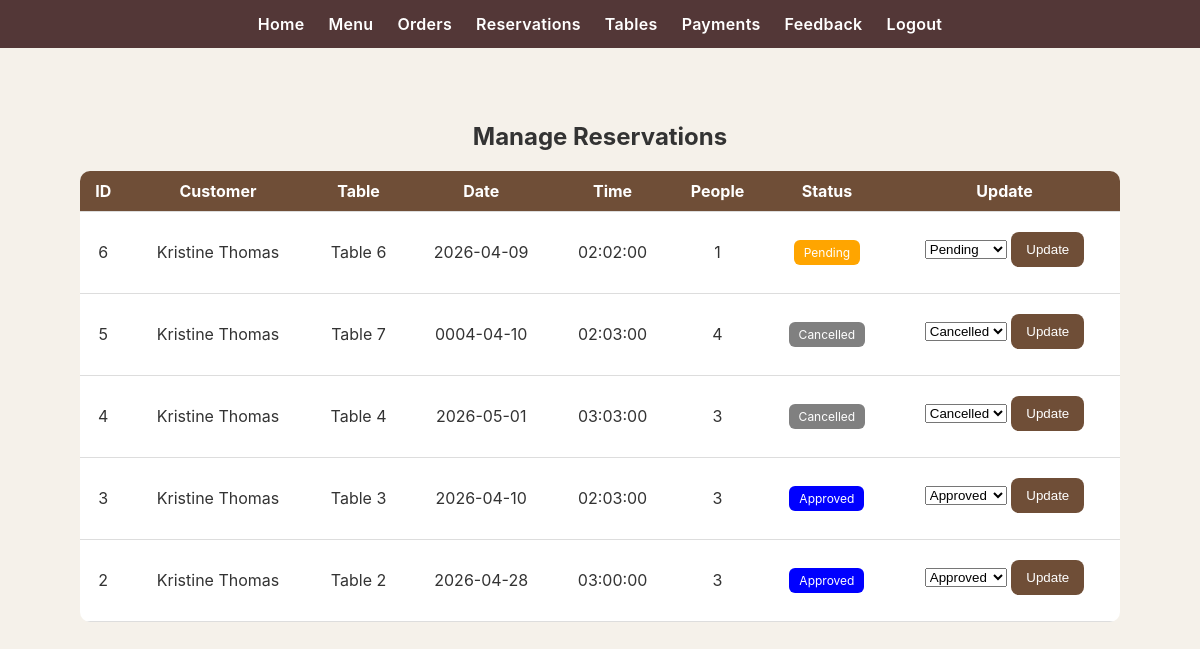
The page /admin/reservations.php on the database its author committed.
### tables this page shows
CREATE TABLE `reservations` (
  `id` int(11) NOT NULL AUTO_INCREMENT,
  `user_id` int(11) DEFAULT NULL,
  `table_id` int(11) DEFAULT NULL,
  `date` date DEFAULT NULL,
  `time` time DEFAULT NULL,
  `people` int(11) DEFAULT NULL,
  `amount` int(11) DEFAULT NULL,
  `status` varchar(20) DEFAULT NULL,
  `expire_time` datetime DEFAULT NULL,
  PRIMARY KEY (`id`)
);

CREATE TABLE `users` (
  `id` int(11) NOT NULL AUTO_INCREMENT,
  `name` varchar(100) DEFAULT NULL,
  `email` varchar(120) DEFAULT NULL,
  `password` varchar(255) DEFAULT NULL,
  `role` enum('admin','customer') DEFAULT NULL,
  PRIMARY KEY (`id`),
  UNIQUE KEY `email` (`email`)
);

CREATE TABLE `cafe_tables` (
  `id` int(11) NOT NULL AUTO_INCREMENT,
  `table_no` int(11) DEFAULT NULL,
  `status` enum('Available','Reserved','Pending') DEFAULT NULL,
  `capacity` int(11) DEFAULT '2',
  PRIMARY KEY (`id`)
);

### admin/reservations.php (the view, shortened to what this page needs)
<?php
include 'navbar.php';
?>
<link rel="stylesheet" href="../style.css">
<div class="container">
<h2 align="center">Manage Reservations</h2>
<table class="table">
<tr>
<th>ID</th>
<th>Customer</th>
<th>Table</th>
<th>Date</th>
<th>Time</th>
<th>People</th>
<th>Status</th>
<th>Update</th>
</tr>
<?php
$res = mysqli_query($conn,"
SELECT r.*, u.name, t.table_no
FROM reservations r
JOIN users u ON r.user_id = u.id
JOIN cafe_tables t ON r.table_id = t.id
ORDER BY r.id DESC
");
while($row = mysqli_fetch_assoc($res)){
?>
<tr>
<td><?php echo $row['id']; ?></td>
<td><?php echo htmlspecialchars($row['name']); ?></td>
<td>Table <?php echo $row['table_no']; ?></td>
<td><?php echo $row['date']; ?></td>
<td><?php echo $row['time']; ?></td>
<td><?php echo $row['people']; ?></td>
<td>
    <span class="badge b-<?php echo strtolower($row['status']); ?>">
        <?php echo htmlspecialchars($row['status']); ?>
    </span>
</td>
<td>
<form method="post">
<select name="status" required>
<option value="Pending" <?php if($row['status']=="Pending") echo "selected"; ?>>Pending</option>
<option value="Approved" <?php if($row['status']=="Approved") echo "selected"; ?>>Approved</option>
<option value="Cancelled" <?php if($row['status']=="Cancelled") echo "selected"; ?>>Cancelled</option>
</select>
<button class="btn small" name="update" value="<?php echo $row['id']; ?>">Update</button>
</form>
</td>
</tr>
<?php } ?>
</table>
</div>

### style.css (style rules this page uses)
* { box-sizing:border-box }
body { margin: 0; font-family: -apple-system, BlinkMacSystemFont, "Segoe UI", Arial, sans-serif; }
body { margin:0;background:#f5f1ea;color:#333 }
.container { width:92%;max-width:1100px;margin:24px auto }
.btn { display:inline-block;background:#6f4e37;color:#fff;border:none;border-radius:8px; padding:10px 14px;cursor:pointer;text-decoration:none }
.table { width:100%;border-collapse:collapse;background:#fff;border-radius:10px;overflow:hidden }
.table th,.table td { padding:10px;border-bottom:1px solid #eee;text-align:center }
.table th { background:#4b2e2e;color:#fff }
.badge { padding:4px 8px;border-radius:6px;color:#fff;font-size:12px }
.b-pending { background:#f39c12 }
.b-approved { background:#3498db }
.b-cancelled { background:#7f8c8d }
.btn { display: inline-block; margin-top: 10px; background: #6f4e37; color: white; padding: 10px 15px; border-radius: 8px; text-decoration: none; transition: 0.3s; }
.container { padding: 30px; }
.badge { padding: 5px 10px; border-radius: 6px; color: white; font-size: 12px; }
.b-pending { background: orange; }
.b-approved { background: blue; }
.b-cancelled { background: gray; }
.table { width: 100%; margin-top: 20px; border-collapse: collapse; }
.table th, .table td { padding: 10px; border-bottom: 1px solid #ddd; text-align: center; }
.table th { background: #6f4e37; color: white; }

### rows shown on the page
reservations: id "6", user.name "Kristine Thomas", cafe_tables.table_no "6", date "2026-04-09", time "02:02:00", people "1", status "Pending"
reservations: id "5", user.name "Kristine Thomas", cafe_tables.table_no "7", date "0004-04-10", time "02:03:00", people "4", status "Cancelled"
reservations: id "4", user.name "Kristine Thomas", cafe_tables.table_no "4", date "2026-05-01", time "03:03:00", people "3", status "Cancelled"
reservations: id "3", user.name "Kristine Thomas", cafe_tables.table_no "3", date "2026-04-10", time "02:03:00", people "3", status "Approved"
reservations: id "2", user.name "Kristine Thomas", cafe_tables.table_no "2", date "2026-04-28", time "03:00:00", people "3", status "Approved"
